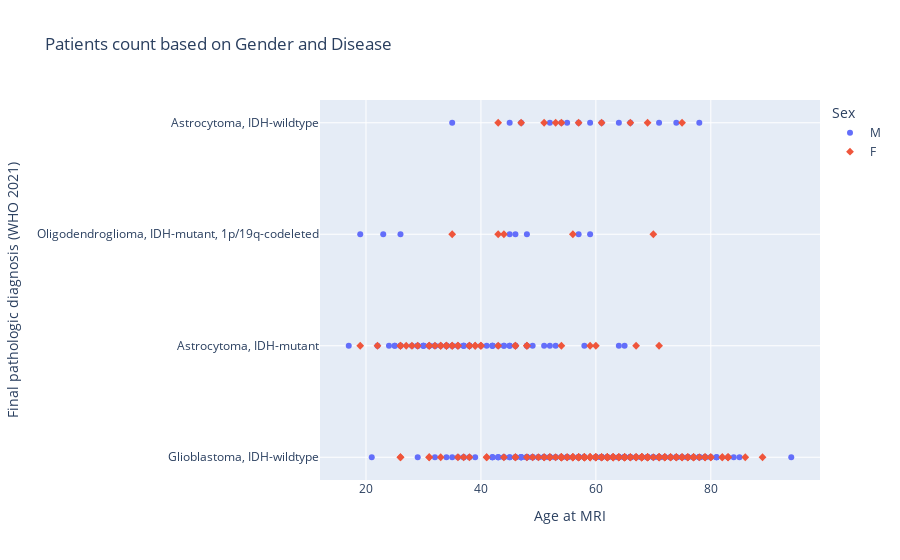

Notebook code for this chart:
### Markdown cell above
The scatter plot offers a visual representation of the relationship between two variables: the age of patients at MRI and their final pathologic diagnosis based on the WHO 2021 classification. Each data point on the scatter plot corresponds to an individual patient in the dataset.

The x-axis of the scatter plot represents the age of patients at the time of MRI, providing a quantitative measure of their age. The y-axis represents the final pathologic diagnosis category, which is a categorical variable based on the WHO 2021 classification.

The points on the scatter plot are color-coded, with each color representing a specific final pathologic diagnosis category. This color distinction allows for easy visual identification and differentiation between different diagnosis categories.

By examining the scatter plot, one can observe any potential patterns, trends, or relationships between patient age and final pathologic diagnosis. It provides a clear visual representation of how different age groups are distributed across various diagnosis categories, enabling insights into the relationship between these two variables within the dataset.

### Code cell
# Create a scatter plot using Plotly
fig = px.scatter(df_clinical, x='Age at MRI', y='Final pathologic diagnosis (WHO 2021)', title='Patients count based on Gender and Disease', 
                 color='Sex', symbol='Sex')

# Display the plot
fig.show()

### Figure 1 — Plotly figure (JSON) as saved in the notebook; plotly's stock layout.template omitted (floating-point values rounded to 4 significant figures; data arrays with more than 128 entries replaced by an {"elided": "..."} marker saying what was removed)
{"data": [{"hovertemplate": "Sex=M<br>Age at MRI=%{x}<br>Final pathologic diagnosis (WHO 2021)=%{y}<extra></extra>", "legendgroup": "M", "marker": {"color": "#636efa", "symbol": "circle"}, "mode": "markers", "name": "M", "orientation": "h", "showlegend": true, "type": "scatter", "x": {"elided": "296 int values"}, "xaxis": "x", "y": {"elided": "296 str values"}, "yaxis": "y"}, {"hovertemplate": "Sex=F<br>Age at MRI=%{x}<br>Final pathologic diagnosis (WHO 2021)=%{y}<extra></extra>", "legendgroup": "F", "marker": {"color": "#EF553B", "symbol": "diamond"}, "mode": "markers", "name": "F", "orientation": "h", "showlegend": true, "type": "scatter", "x": {"elided": "199 int values"}, "xaxis": "x", "y": {"elided": "199 str values"}, "yaxis": "y"}], "layout": {"legend": {"title": {"text": "Sex"}, "tracegroupgap": 0}, "title": {"text": "Patients count based on Gender and Disease"}, "xaxis": {"anchor": "y", "domain": [0, 1], "title": {"text": "Age at MRI"}}, "yaxis": {"anchor": "x", "domain": [0, 1], "title": {"text": "Final pathologic diagnosis (WHO 2021)"}}}}
